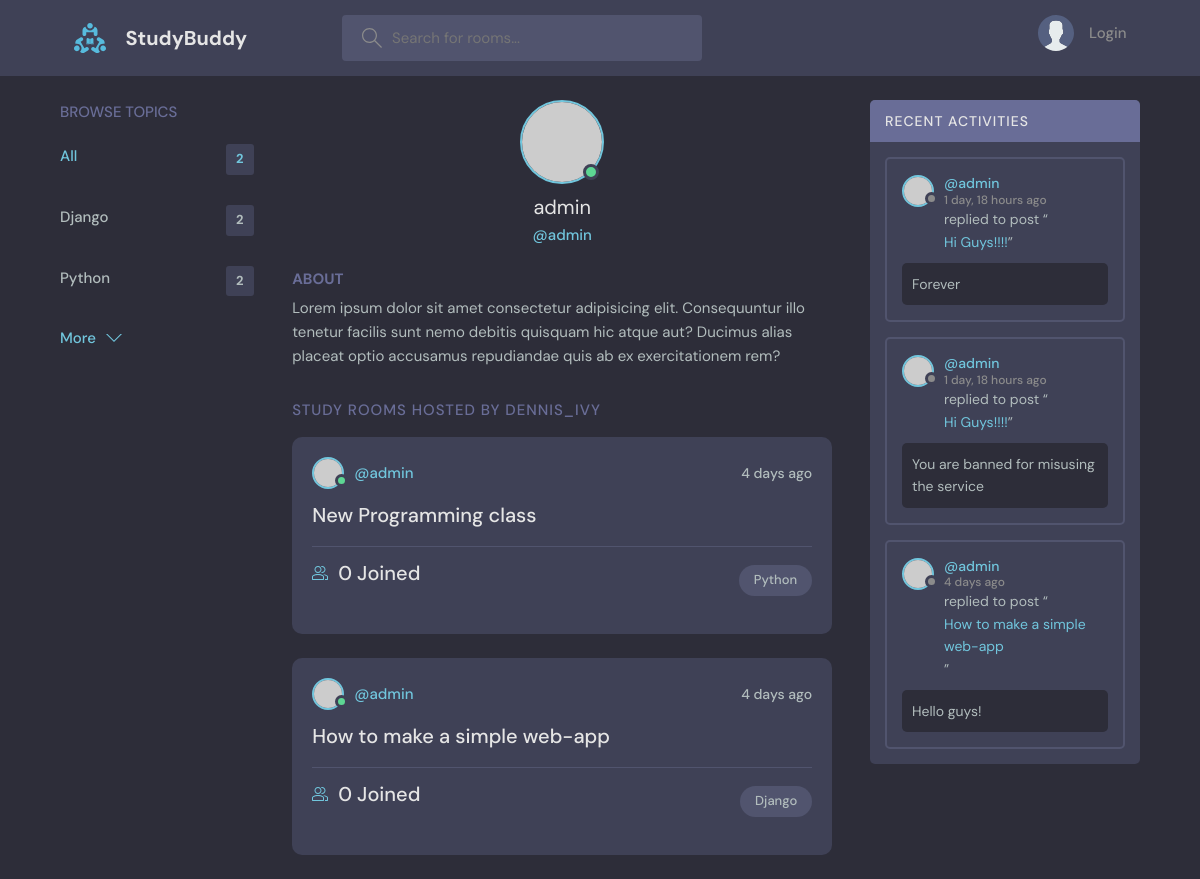
Page /profile/1/ on the earlier database version.
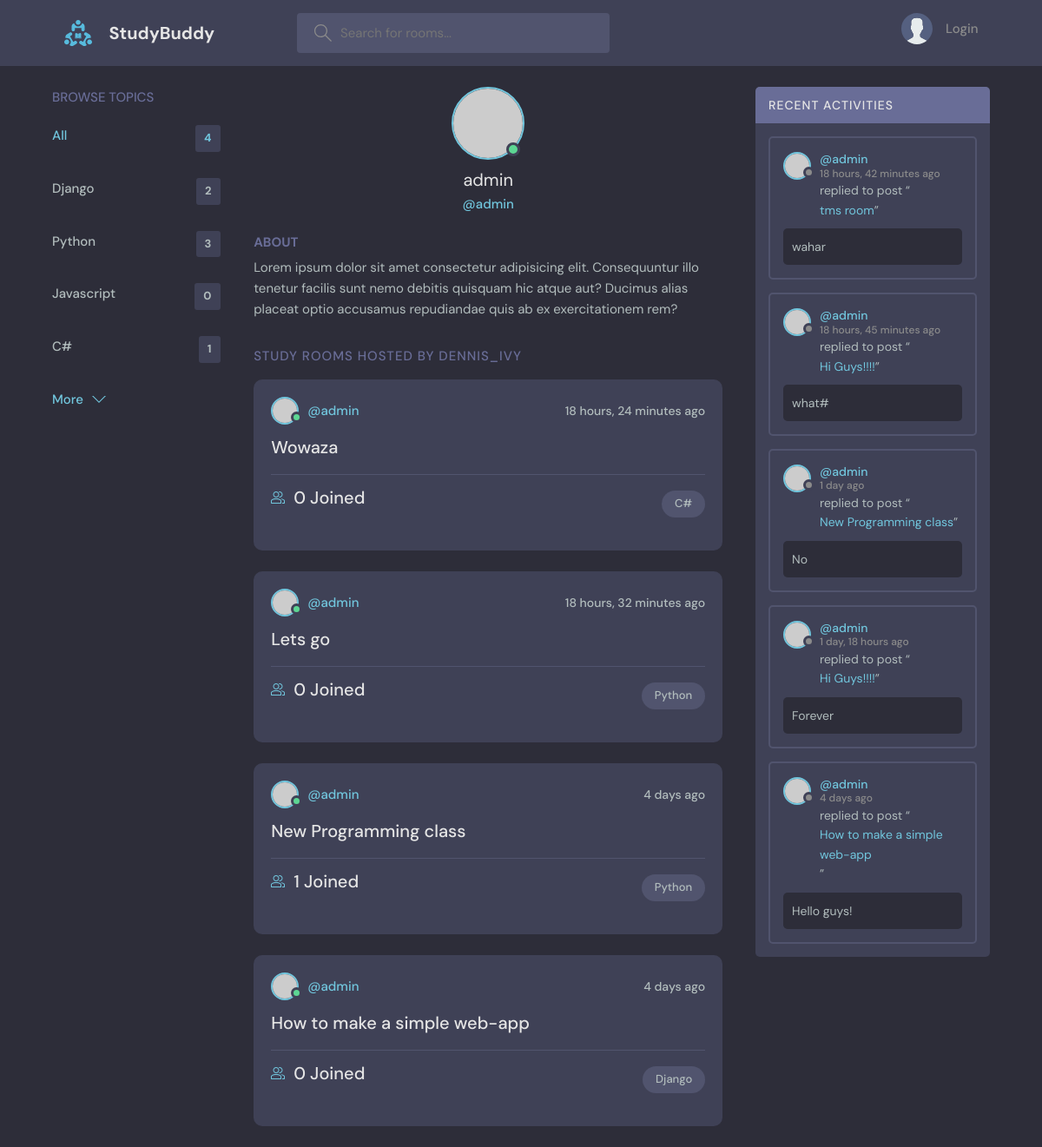
Same page on the later database version.
### messagingapp/models.py (models this page shows, shortened)
class Topic(models.Model):
    name = models.CharField(max_length=200)

class Room(models.Model):
    host = models.ForeignKey(User, on_delete=models.SET_NULL, null=True)
    topic = models.ForeignKey(Topic, on_delete=models.SET_NULL, null=True)
    name = models.CharField(max_length=200)
    description = models.TextField(null=True, blank=True)
    participants = models.ManyToManyField(User, related_name='participants', blank=True)
    updated = models.DateTimeField(auto_now=True)
    created = models.DateTimeField(auto_now_add=True)
    class Meta:
        ordering = ['-updated', '-created']
    def __str__(self):
        return self.name

class Message(models.Model):
    user = models.ForeignKey(User, on_delete=models.CASCADE)
    room = models.ForeignKey(Room, on_delete=models.CASCADE)
    body = models.TextField()
    updated = models.DateTimeField(auto_now=True)
    created = models.DateTimeField(auto_now_add=True)
    class Meta:
        ordering = ['-updated', '-created']

### messagingapp/views.py (the view)
# urls.py: path('profile/<str:pk>/', views.user_profile, name='user-profile'),
def user_profile(request: HttpRequest, pk: str) -> HttpResponse:
    user = User.objects.get(id=pk)
    rooms = user.room_set.all()
    room_messages = user.message_set.all()
    topics = Topic.objects.all()
    context = {'user': user, 'rooms':rooms, 'room_messages': room_messages, 'topics': topics}
    return render(request, 'messagingapp/profile.html', context)

### messagingapp/templates/messagingapp/profile.html (shortened to what this page needs)
{% extends 'base.html' %}
{% block content %}
  <main class="profile-page layout layout--3">
    <div class="container">
      {% include 'messagingapp/topics_component.html' %}
      <div class="roomList">
        <div class="profile">
          <div class="profile__avatar">
            <div class="avatar avatar--large active">
              <img src="https://randomuser.me/api/portraits/men/11.jpg" />
            </div>
          </div>
          <div class="profile__info">
            <h3>{{ user.username }}</h3>
            <p>@{{ user.username }}</p>
          </div>
          <div class="profile__about">
            <h3>About</h3>
            <p>
              Lorem ipsum dolor sit amet consectetur adipisicing elit. Consequuntur illo tenetur
              facilis sunt nemo debitis quisquam hic atque aut? Ducimus alias placeat optio
              accusamus repudiandae quis ab ex exercitationem rem?
            </p>
          </div>
        </div>
        <div class="roomList__header">
          <div>
            <h2>Study Rooms Hosted by dennis_ivy</a>
            </h2>
          </div>
        </div>
        {% include 'messagingapp/feed_component.html' %}
      </div>
      {% include 'messagingapp/activity_component.html' %}
    </div>
  </main>
{% endblock content %}

### templates/base.html (shortened to what this page needs)
<!DOCTYPE html>
{% load static %}
<html lang="en" xmlns="http://www.w3.org/1999/html">
  <head>
    <link rel="stylesheet" href="{% static 'styles/style.css' %}" />
  </head>
  <body>
    {% include 'navbar.html' %}
    {% block content %}
    {% endblock %}
  </body>
</html>

### templates/navbar.html (shortened to what this page needs)
{% load static %}
<header class="header header--loggedIn">
  <div class="container">
    <a href="{% url 'home' %}" class="header__logo">
      <img src="{% static 'images/logo.svg' %}" />
      <h1>StudyBuddy</h1>
    </a>
    <form class="header__search" method="GET" action="{% url 'home' %}">
      <label>
        <input name="q" placeholder="Search for rooms..." />
      </label>
    </form>
    <nav class="header__menu">
        {% if request.user.is_authenticated %}
            <div class="header__user">
            <a href="{% url 'update-user' %}">
              <div class="avatar avatar--medium active">
                <img src="https://randomuser.me/api/portraits/men/37.jpg" />
              </div>
              <p>{{ request.user.username}} <span>@{{ request.user.username }}</span></p>
            </a>
            <button class="dropdown-button">
              <svg version="1.1" xmlns="http://www.w3.org/2000/svg" width="32" height="32" viewBox="0 0 32 32">
                <title>chevron-down</title>
                <path d="M16 21l-13-13h-3l16 16 16-16h-3l-13 13z"></path>
              </svg>
            </button>
            </div>
        {% else %}
          <a href="{% url 'login' %}">
            <img src="{% static 'images/avatar.svg'%}" />
            <p>Login</p>
          </a>
        {% endif %}
    </nav>
  </div>
</header>

### messagingapp/templates/messagingapp/topics_component.html
<div class="topics">
  <div class="topics__header">
    <h2>Browse Topics</h2>
  </div>
  <ul class="topics__list">
    <li>
      <a href="{% url 'home' %}" class="active">All <span>{{ topics.count }}</span></a>
    </li>
      {% for topic in topics %}
        <li>
          <a href="{% url 'home' %}?q={{ topic.name }}">{{ topic.name }} <span>{{ topic.room_set.all.count }}</span></a>
        </li>
      {% endfor %}
  </ul>
  <a class="btn btn--link" href="topics.html">
    More
    <svg version="1.1" xmlns="http://www.w3.org/2000/svg" width="32" height="32" viewBox="0 0 32 32">
      <title>chevron-down</title>
      <path d="M16 21l-13-13h-3l16 16 16-16h-3l-13 13z"></path>
    </svg>
  </a>
</div>

### messagingapp/templates/messagingapp/feed_component.html (shortened to what this page needs)
{% for room in rooms %}
    <div class="roomListRoom">
        <div class="roomListRoom__header">
          <a href="{% url 'user-profile' room.host.id %}" class="roomListRoom__author">
            <div class="avatar avatar--small active">
              <img src="https://randomuser.me/api/portraits/men/11.jpg" />
            </div>
            <span>@{{ room.host.username }}</span>
          </a>
          <div class="roomListRoom__actions">
            <span>{{ room.created|timesince }} ago</span>
          </div>
        </div>
        <div class="roomListRoom__content">
          <a href="{% url 'room' room.id %}">{{ room.name }}</a>
            <div class="roomListRoom__meta">
              <a href="{% url 'room' room.id %}" class="roomListRoom__joined">
                  {{ room.participants.all.count }} Joined
              </a>
              <p class="roomListRoom__topic">{{ room.topic.name }}</p>
            </div>
        </div>
    </div>
{% endfor %}

### messagingapp/templates/messagingapp/activity_component.html (shortened to what this page needs)
<div class="activities">
  <div class="activities__header">
    <h2>Recent Activities</h2>
  </div>
    {% for message in room_messages %}
        <div class="activities__box">
            <div class="activities__boxHeader roomListRoom__header">
              <a href="{% url 'user-profile' message.user.id %}" class="roomListRoom__author">
                <div class="avatar avatar--small">
                  <img src="https://randomuser.me/api/portraits/women/11.jpg" />
                </div>
                <p>
                  @{{ message.user }}
                  <span>{{ message.created|timesince }} ago</span>
                </p>
              </a>
            </div>
            <div class="activities__boxContent">
              <p>replied to post “<a href="{% url 'room' message.room.id %}">{{ message.room}}</a>”</p>
              <div class="activities__boxRoomContent">
                  {{ message.body }}
              </div>
            </div>
        </div>
    {% endfor %}
  </div>

Differences in the rows shown:
removed Message: user "admin", created "1 day, 18 hours", room "Hi Guys!!!!", body "You are banned for misusing the service"
computed for Topic "Python": room_set.all.count "2" → "3"
added Topic: name "Javascript", room_set.all.count "0"
added Topic: name "C#", room_set.all.count "1"
added Room: host.username "admin", created "18 hours, 24 minutes", name "Wowaza", participants.all.count "0", topic.name "C#"
added Room: host.username "admin", created "18 hours, 32 minutes", name "Lets go", participants.all.count "0", topic.name "Python"
computed for Room "New Programming class": participants.all.count "0" → "1"
added Message: user "admin", created "18 hours, 42 minutes", room "tms room", body "wahar"
added Message: user "admin", created "18 hours, 45 minutes", room "Hi Guys!!!!", body "what#"
added Message: user "admin", created "1 day", room "New Programming class", body "No"
Other differences:
{{ topics.count }}: "2" → "4"
